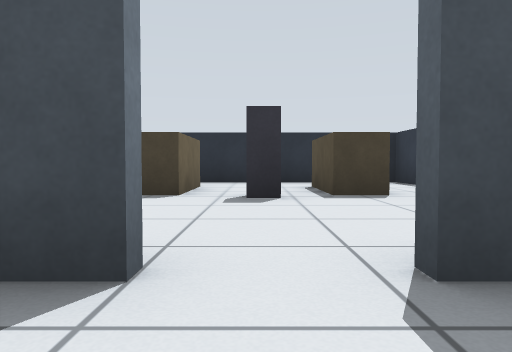
[1] (above)

23 first-person views from a walk through a Gazebo world. The camera is 0.46 m above the floor, tilts 2° down and sees 70° across. The floor is counted in squares, 1 m on a side. Each view is taken from the middle of a square. On the plan, view 1 faces up. The plan holds only what a view shows up to about 9 squares ahead; the rest is blank. Robots are left out.

[2]
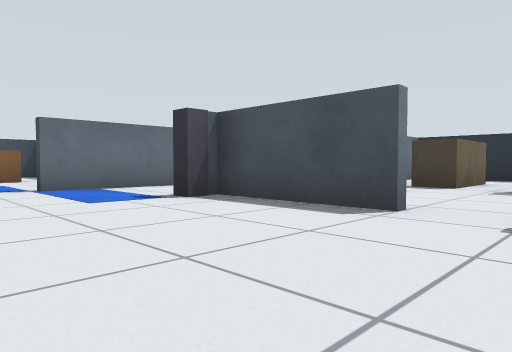

[3]
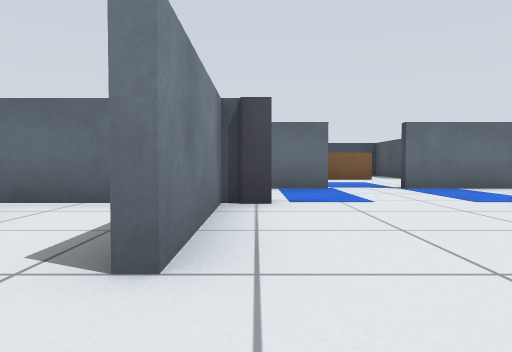

[4]
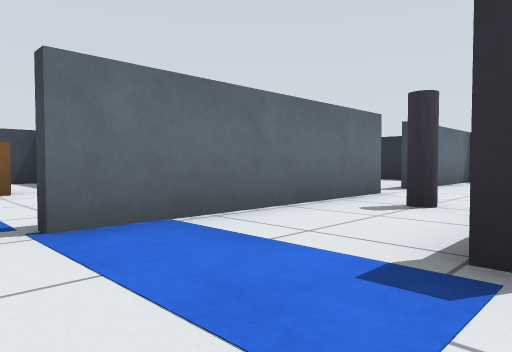

[5]
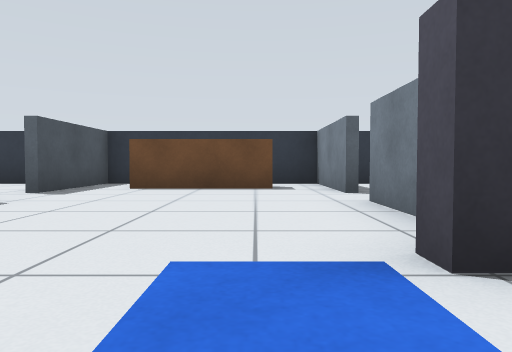

[6]
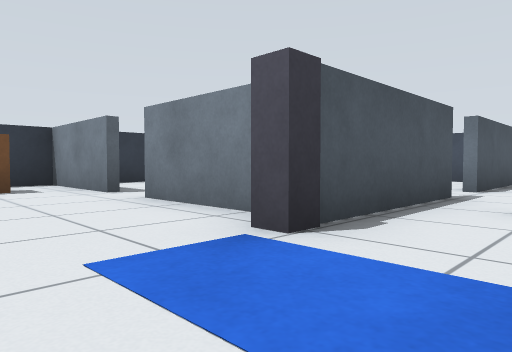

[7]
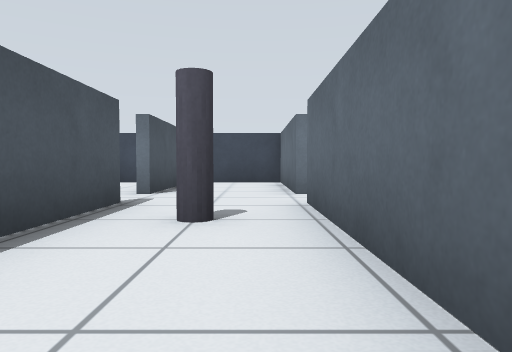

[8]
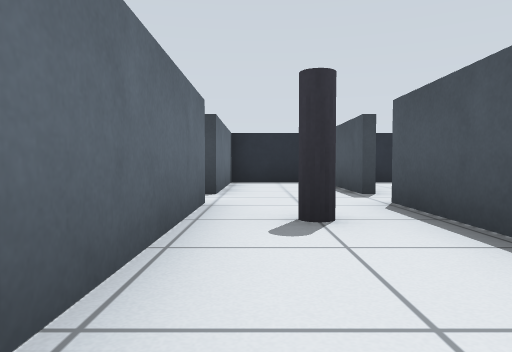

[9]
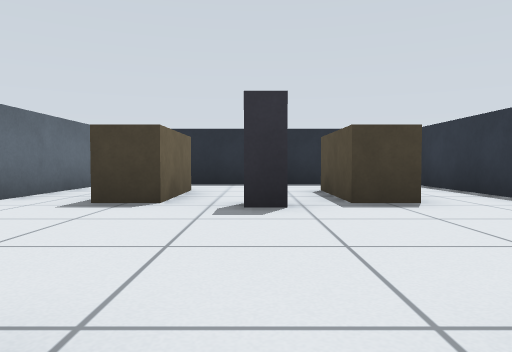

[10]
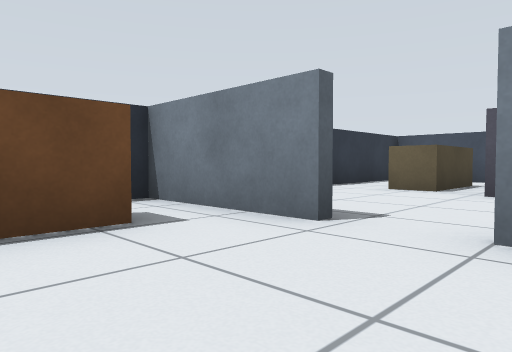

[11]
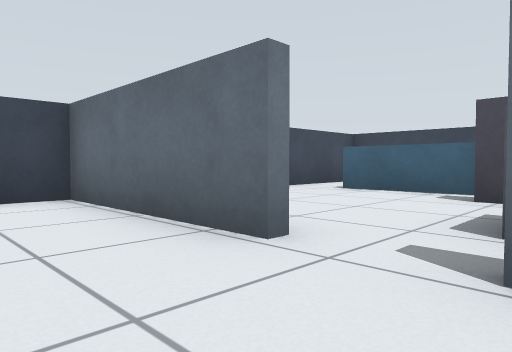

[12]
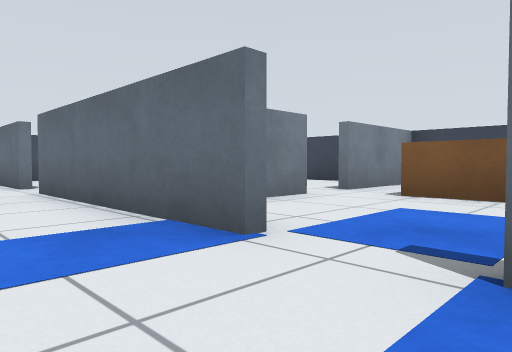

[13]
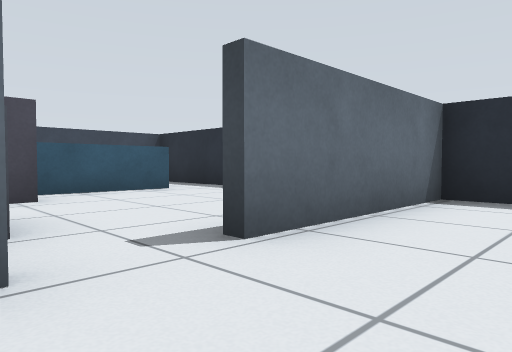

[14]
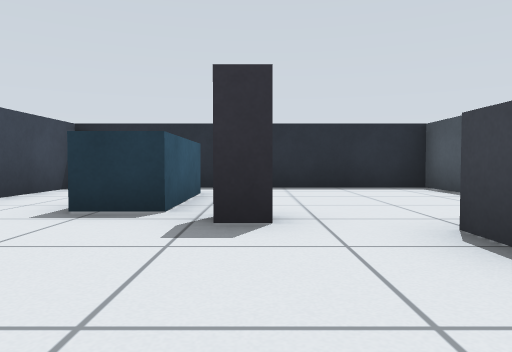

[15]
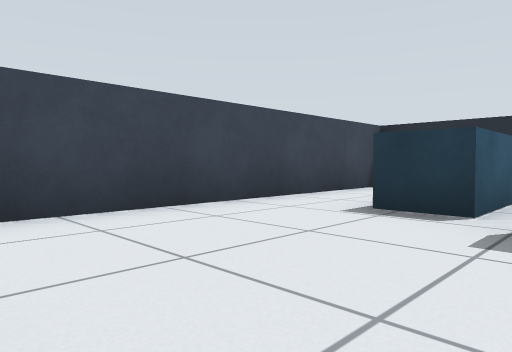

[16]
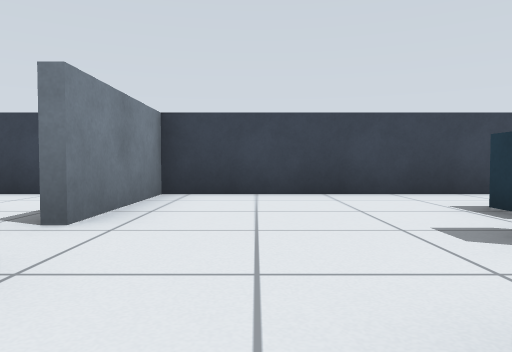

[17]
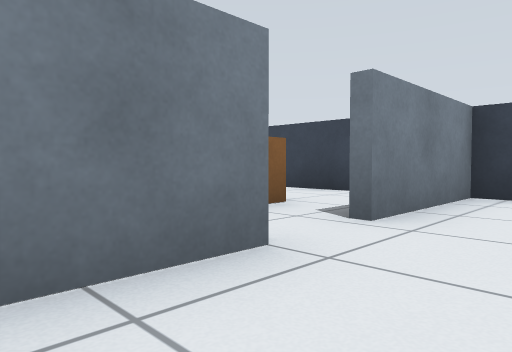

[18]
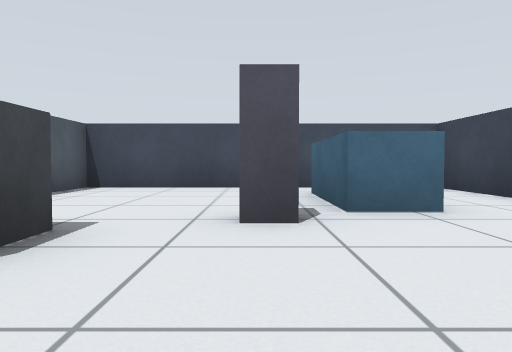

[19]
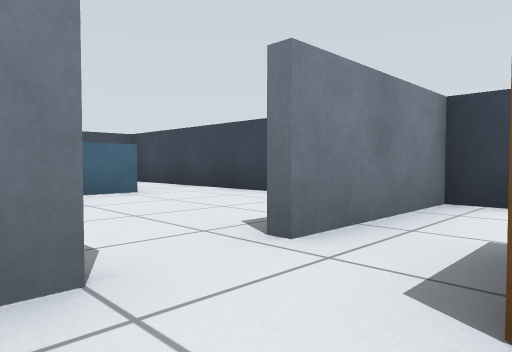

[20]
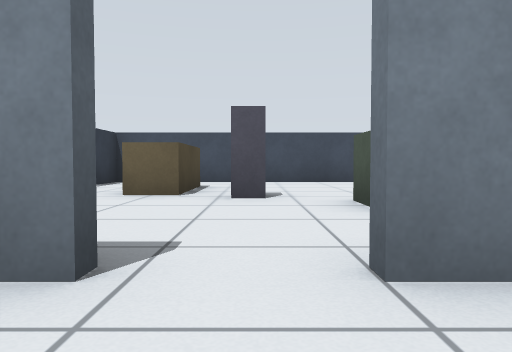

[21]
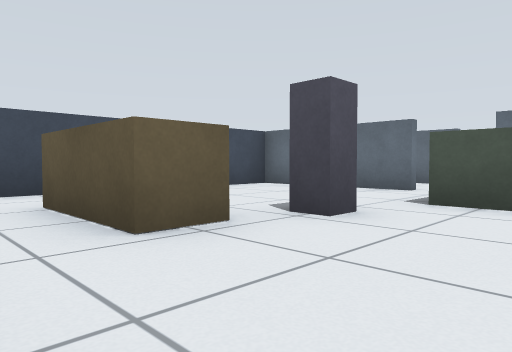

[22]
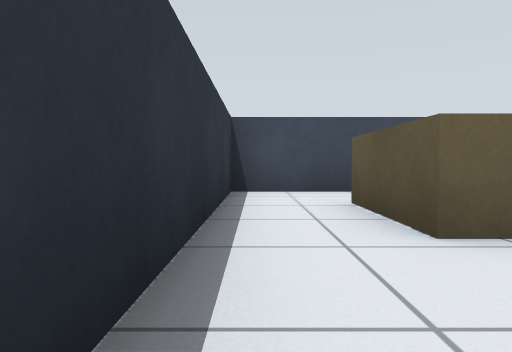

[23]
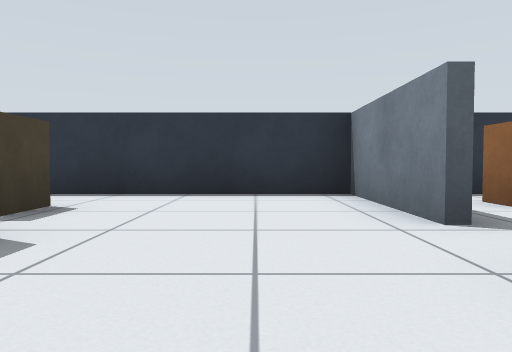

### Floor plan
Ten units are one square. View 1 is at (0, 0); x grows to the right and y downward. Boxes are objects, and circles mark ways between rooms. Rooms are numbered by the first view taken in them; rooms with no view inside come last. Other rooms are left out.
<svg viewBox="-129 -95 169 209">
<path fill="none" stroke="#000" d="M-26 34 -5 34M-56 16 -56 64M-34 -22 -34 -44M-4 -14 -25 -14M6 34 25 34M16 24 16 -3M-34 64 -34 34M20 -14 6 -14M-56 -44 -56 4M-34 -55 -34 -74M-56 74 -56 109 -39 109M-34 101 -34 75M-39 -89 -56 -89 -56 -55M-85 -16 -71 -16M-58 -76 -58 -89 -119 -89M-124 -86 -124 -16 -96 -16M-86 34 -75 34M-124 -14 -124 34 -96 34M-32 74 -32 86M-32 46 -32 60M-32 101 -32 109 34 109 34 42M6 -16 35 -16M15 -89 -21 -89M-32 -81 -32 -55M16 -3 24 -3M34 -11 34 -90M-124 61 -124 106M-119 109 -58 109 -58 96M34 4 34 -11M34 -14 20 -14M25 34 34 34 34 24"/>
<rect x="-55" y="45" width="10" height="10" fill="#bbb"><title>grey cylinder</title></rect>
<rect x="-55" y="-35" width="10" height="10" fill="#bbb"><title>grey cylinder</title></rect>
<rect x="-35" y="25" width="10" height="10" fill="#bbb"><title>grey post</title></rect>
<rect x="-35" y="-15" width="10" height="10" fill="#bbb"><title>grey post</title></rect>
<rect x="-105" y="-75" width="10" height="20" fill="#bbb"><title>blue box</title></rect>
<rect x="-95" y="-55" width="10" height="10" fill="#bbb"><title>grey box</title></rect>
<rect x="-75" y="-45" width="10" height="10" fill="#bbb"><title>grey box</title></rect>
<rect x="-105" y="-5" width="20" height="30" fill="#bbb"><title>brown box</title></rect>
<rect x="-25" y="55" width="20" height="10" fill="#bbb"><title>grey box</title></rect>
<rect x="-5" y="65" width="10" height="10" fill="#bbb"><title>grey box</title></rect>
<rect x="5" y="65" width="20" height="30" fill="#bbb"><title>bench</title></rect>
<rect x="-25" y="-75" width="20" height="30" fill="#bbb"><title>brown box</title></rect>
<rect x="-5" y="-55" width="10" height="10" fill="#bbb"><title>grey box</title></rect>
<rect x="5" y="-75" width="20" height="30" fill="#bbb"><title>brown box</title></rect>
<rect x="-105" y="75" width="10" height="20" fill="#bbb"><title>bench</title></rect>
<rect x="-95" y="65" width="10" height="10" fill="#bbb"><title>grey box</title></rect>
<rect x="-75" y="55" width="10" height="10" fill="#bbb"><title>grey box</title></rect>
<circle cx="-60" cy="-50" r="3" fill="#2a7"/>
<circle cx="-60" cy="10" r="3" fill="#2a7"/>
<circle cx="-30" cy="70" r="3" fill="#2a7"/>
<circle cx="0" cy="40" r="3" fill="#2a7"/>
<circle cx="-30" cy="-50" r="3" fill="#2a7"/>
<circle cx="0" cy="-10" r="3" fill="#2a7"/>
<circle cx="-60" cy="70" r="3" fill="#2a7"/>
<circle cx="20" cy="30" r="3" fill="#2a7"/>
<circle cx="-90" cy="-10" r="3" fill="#2a7"/>
<circle cx="-90" cy="40" r="3" fill="#2a7"/>
<text x="-30" y="10">1</text>
<text x="-90" y="-50">2</text>
<text x="-90" y="10">3</text>
<text x="0" y="70">4</text>
<text x="0" y="-50">5</text>
<text x="-90" y="70">6</text>
<text x="30" y="10">7</text>
</svg>
Room 1 opens to room 2. Room 1 opens to room 3. Room 1 opens to room 4. Room 1 opens to room 5. Room 1 opens to room 6. Room 1 opens to room 7. Room 2 opens to room 3. Room 3 opens to room 6.

Where each view was taken, in squares from view 1:
view 1: 0 up, 0 right, facing up
view 2: 2 down, 1 right, facing up-left
view 3: 3 down, 1 right, facing left
view 4: 1 down, 3 left, facing up-left
view 5: 2 down, 5 left, facing right
view 6: 1 down, 5 left, facing down-right
view 7: 2 down, 5 left, facing down
view 8: 0 up, 5 left, facing up
view 9: 1 up, 0 right, facing up
view 10: 1 down, 1 left, facing down-right
view 11: 6 down, 4 left, facing down-left
view 12: 0 up, 4 left, facing down-left
view 13: 4 up, 4 left, facing up-left
view 14: 2 up, 9 left, facing up
view 15: 2 up, 9 left, facing up-left
view 16: 3 up, 7 left, facing left
view 17: 3 up, 7 left, facing down-left
view 18: 4 down, 9 left, facing down
view 19: 2 down, 8 left, facing down-left
view 20: 2 down, 0 right, facing down
view 21: 5 down, 3 right, facing down-left
view 22: 5 down, 3 right, facing down
view 23: 3 up, 2 left, facing right
